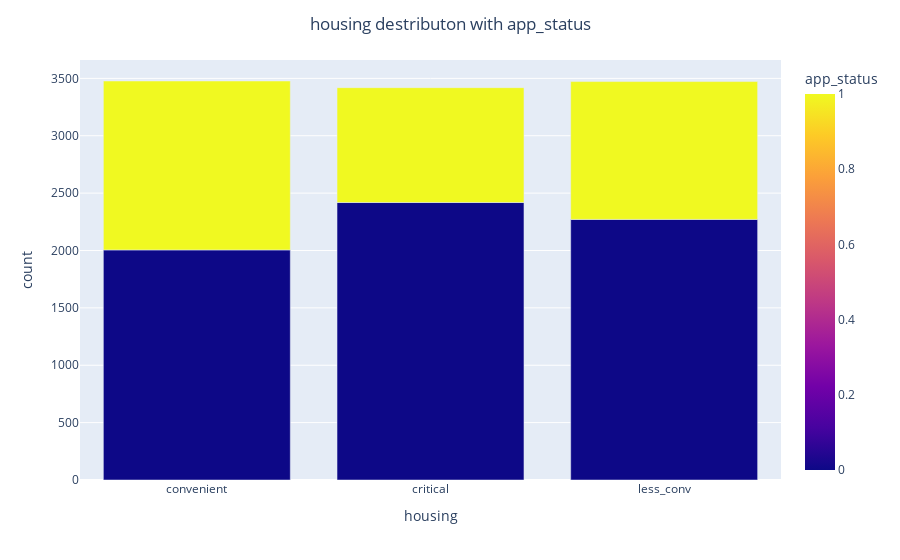

Write notebook code for a chart like this one.
### Code cell
df_house=train.groupby(by =['housing','app_status'])['ID'].count().to_frame().reset_index().rename(columns={'housing':'housing','app_status':'app_status','ID':'count'})

fig = px.bar(df_house, x="housing", y="count", color="app_status", barmode="group",
             
             )
fig.update_layout(title_text="housing destributon with app_status",title_x=0.5,
                  hoverlabel=dict(
                  bgcolor="white",
                  font_size=16,
                  font_family="Rockwell",
                                
     )
  )
fig.show()

### Figure 1 — Plotly figure (JSON) as saved in the notebook; plotly's stock layout.template omitted (floating-point values rounded to 4 significant figures)
{"data": [{"alignmentgroup": "True", "hovertemplate": "housing=%{x}<br>count=%{y}<br>app_status=%{marker.color}<extra></extra>", "legendgroup": "", "marker": {"color": [0, 1, 0, 1, 0, 1], "coloraxis": "coloraxis"}, "name": "", "offsetgroup": "", "orientation": "v", "showlegend": false, "textposition": "auto", "type": "bar", "x": ["convenient", "convenient", "critical", "critical", "less_conv", "less_conv"], "xaxis": "x", "y": [2005, 1472, 2418, 1001, 2271, 1201], "yaxis": "y"}], "layout": {"barmode": "group", "coloraxis": {"colorbar": {"title": {"text": "app_status"}}, "colorscale": [[0, "#0d0887"], [0.1111, "#46039f"], [0.2222, "#7201a8"], [0.3333, "#9c179e"], [0.4444, "#bd3786"], [0.5556, "#d8576b"], [0.6667, "#ed7953"], [0.7778, "#fb9f3a"], [0.8889, "#fdca26"], [1, "#f0f921"]]}, "hoverlabel": {"bgcolor": "white", "font": {"family": "Rockwell", "size": 16}}, "legend": {"tracegroupgap": 0}, "margin": {"t": 60}, "title": {"text": "housing destributon with app_status", "x": 0.5}, "xaxis": {"anchor": "y", "domain": [0, 1], "title": {"text": "housing"}}, "yaxis": {"anchor": "x", "domain": [0, 1], "title": {"text": "count"}}}}
